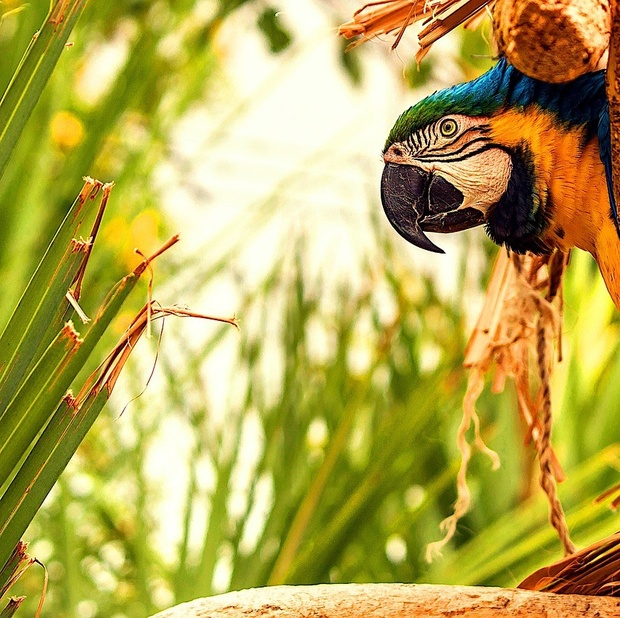
#> input picture img1.jpg, 620 x 618 px, shrunk from 855 x 853 before the run
$ python main.py
#> lines starting #> are read from the running program, lines starting #| are printed output that depends on the picture
import cv2
import numpy as np
import sys


class DoingPanorama:
    def __init__(self, images):
        self.images = images
        self.matches = None
        self.img1 = None
        self.img2 = None
        self.img3 = None
        self.src_pts = None
        self.dst_pts = None
        self.bestmatches = None
        self.homography = None
        self.stitcher = None

    def features_extraction(self):
        # we are reading images
        # The flag 1 specifies that the image should be read in color mode.
        # The flag 0 specifies that the image should be read in grayscale mode.
        self.images = ["img1.jpg", "img2.jpg"]
        img1 = cv2.imread('img1.jpg', 1)
#> img1 is the input picture: shape (618, 620, 3); mean B, G, R 82.2, 169.8, 183.6
        img2 = cv2.imread('img2.jpg', 1)
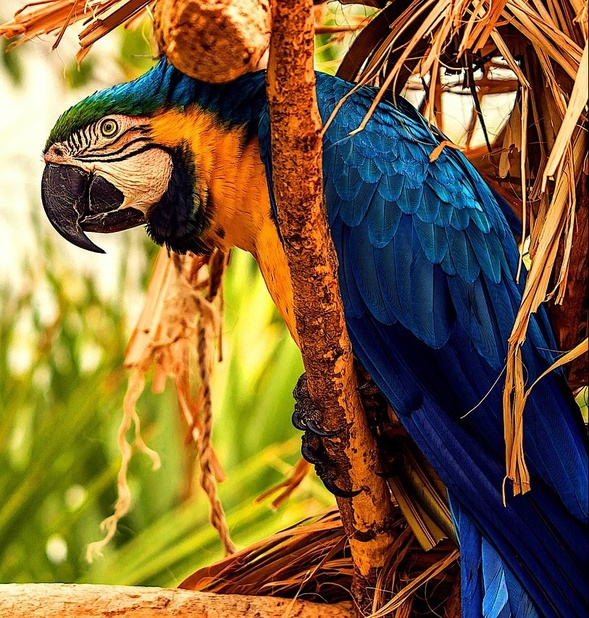
#> input picture img2.jpg, 589 x 618 px, shrunk from 813 x 853 before the run
#> img2 is the input picture: shape (618, 589, 3); mean B, G, R 57.5, 100.6, 125.6

        # remove colors on the two images
        img1 = cv2.cvtColor(img1, cv2.IMREAD_COLOR)
        img2 = cv2.cvtColor(img2, cv2.IMREAD_COLOR)
        # Using sift for recovering features of images
        sift = cv2.xfeatures2d.SIFT_create()

        # calculates characteristic points between the two images
        # none want means no mask image should be used.
        #
        # A mask image is a grayscale image that is used to specify the regions of an image
        # to extract features from
        # descriptor is a vector that describes the local appearance of an image around a keypoint.
        keypoints_1, descriptors_1 = sift.detectAndCompute(img1, None)
#> keypoints_1 = 1556 keypoints; strongest (x, y, size): (442, 251, 3.2), (445, 214, 2.1), (415, 137, 2.9), (430, 161, 2.3)
        keypoints_2, descriptors_2 = sift.detectAndCompute(img2, None)
#> keypoints_2 = 2550 keypoints; strongest (x, y, size): (474, 65, 2.3), (102, 251, 3.3), (106, 214, 2.1), (363, 67, 2.3)

        # find the features matching
        # A Brute Force Matcher is a type of feature matcher
        # that compares all possible pairs of features between two images.
        brute_force_matcher = cv2.BFMatcher(cv2.NORM_L1, crossCheck=True)
        # Match feature points between images.
        matches = brute_force_matcher.match(descriptors_1, descriptors_2)
#> matches = 977 matches
        # making a sort according to the distance
        matches = sorted(matches, key = lambda x: x.distance)
        num_matches = 50
        self.best_matches = matches[:num_matches]
#> self.best_matches = 50 matches
        # Extract the coordinates of the corresponding points in the two images:
        # It creates a list of points src_pts.
        # Each point in the list is the pt attribute of a keypoint in keypoints_1.
        # The reshape() method of a NumPy array reshapes the array to have the specified dimensions.
        # The -1 dimension in the (-1, 1, 2) shape specifies that the first dimension should be

        src_pts = np.float32([keypoints_1[m.queryIdx].pt for m in self.best_matches]).reshape(-1, 1, 2)
#> src_pts = 50 rows, first 8: [471.1, 154.2], [468.9, 158.9], [443.4, 152.2], [516.6, 26.05], [441.6, 251.4], [439.6, 152], [516.6, 26.05], [493.5, 58.77]
        #
        dst_pts = np.float32([keypoints_2[m.trainIdx].pt for m in self.best_matches]).reshape(-1, 1, 2)
#> dst_pts = 50 rows, first 8: [131.5, 154.2], [129.4, 158.9], [103.9, 152.2], [177.2, 26.01], [102.1, 251.4], [100.2, 152], [177.2, 26.01], [154, 58.78]
        # Draw the results of features comparisons and slice of a big number of correspondence
        img3 = cv2.drawMatches(img1, keypoints_1, img2, keypoints_2, self.best_matches, img2, flags=2)
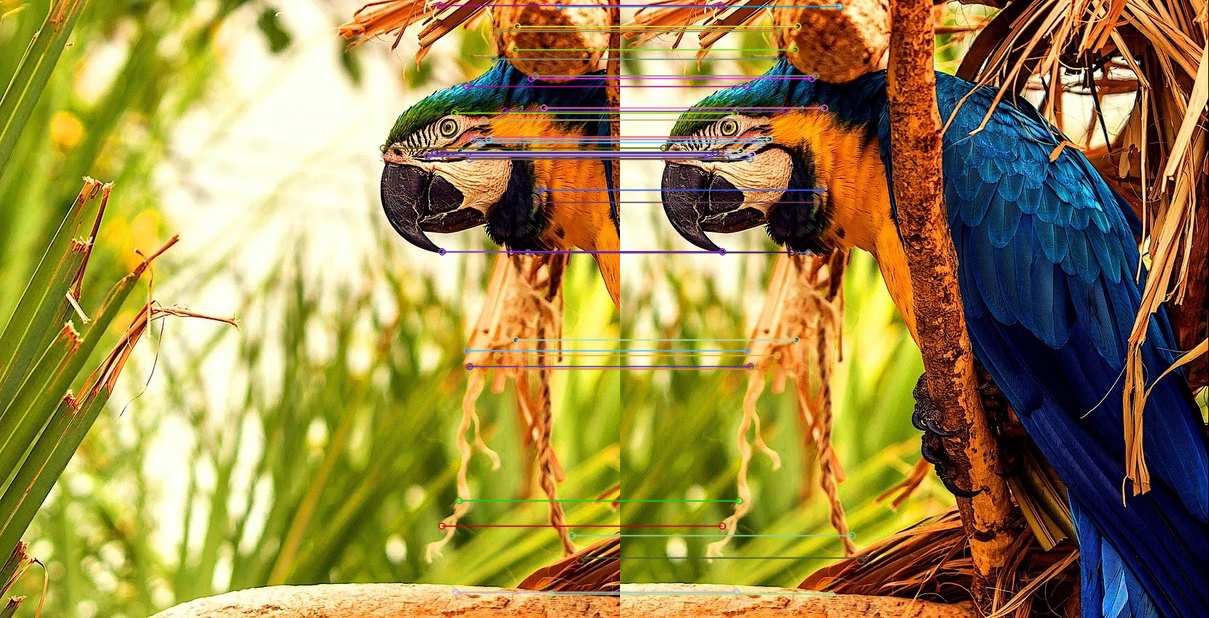
#> img3: shape (618, 1209, 3); mean B, G, R 71.6, 135.9, 154.7
        # plt.imshow(img3), plt.show()

        self.matches = matches
#> self.matches = 977 matches
        self.img1 = img1
        self.img2 = img2
        self.img3 = img3
        self.src_pts = src_pts
#> self.src_pts has the same summary as src_pts
        self.dst_pts = dst_pts
#> self.dst_pts has the same summary as dst_pts

    # Estimate the homography matrix between each pair of images
    # Homography can be used to map the corresponding points in the two images.
    # This mapping can be used to stitch the two images together

    def estimate_homography(self):
        # Estimate the homography matrix between each pair of images
        self.homography, _ = cv2.findHomography(self.src_pts, self.dst_pts, cv2.RANSAC, 5.0)
#> self.homography = [[1, -8.52e-05, -339.3], [5.31e-05, 1, -0.0368], [2.04e-07, -6.79e-08, 1]]
        # homography = cv2.estimateAffine2D(self.img1[0][self.bestmatches], self.img2[0][self.bestmatches])
        # print(self.homography)

    # Distort images using homography matrices to align them
    def wrapped_image(self):
        wrapped_image = cv2.warpPerspective(self.img1, self.homography, (self.img2.shape[1], self.img2.shape[0]))
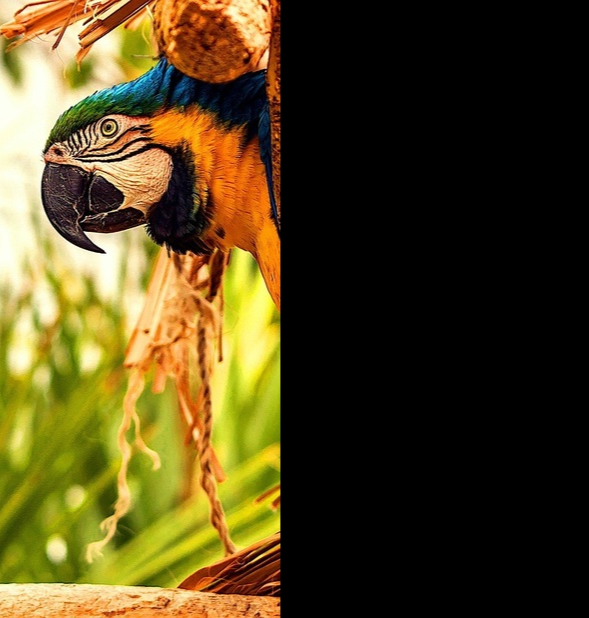
#> wrapped_image: shape (618, 589, 3); mean B, G, R 29, 68.8, 82.3
        # The cv2.addWeighted() function will combine the two aligned images to create a panorama.
        # blends the two images wrapped_image and self.img2 together to create a new image img_blended.
        # The cv2.addWeighted() function takes four arguments:
        #
        # The first image to blend.
        # The weight of the first image.
        # The second image to blend.
        # The weight of the second image.
        # The gamma correction value.
        # The cv2.addWeighted() function will calculate a weighted average of the two input images,
        # using the specified weights.
        # The gamma correction value is used to adjust the brightness and contrast of the blended image.:
        img_blended = cv2.addWeighted(wrapped_image, 0.2, self.img2, 0.2, 0.3)
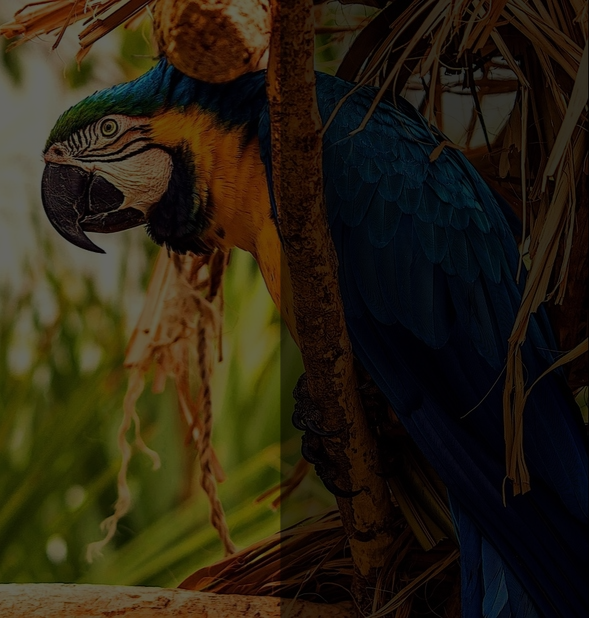
#> img_blended: shape (618, 589, 3); mean B, G, R 17.6, 34.2, 41.9
        # Blend the two images together

        # Display the blended image
        # cv2.imshow('Blended Image', img_blended)

        # Wait for the user to press a key before closing the window
        # cv2.waitKey(0)

        # Close all windows
        # cv2.destroyAllWindows()


    def create_panorama(self):
        imgs = []
        try:
            # creation of an array of images containing  images


            # load images
            for img_name in self.images:
                # reading of every image in images
                # After reading in the image data will be stored in a cv::Mat object.
                img = cv2.imread(cv2.samples.findFile(img_name))

                # a check is executed,
                # if the image was loaded correctly.
                if img is None:
                    print("can't read image " + img_name)
                    sys.exit(-1)
                #  store every img in imgs
                imgs.append(img)
            # the goal it's to create and store the parameters of the panorama in stitcher
            stitcher = cv2.Stitcher.create(cv2.Stitcher_PANORAMA)

            status, pano = stitcher.stitch(imgs)
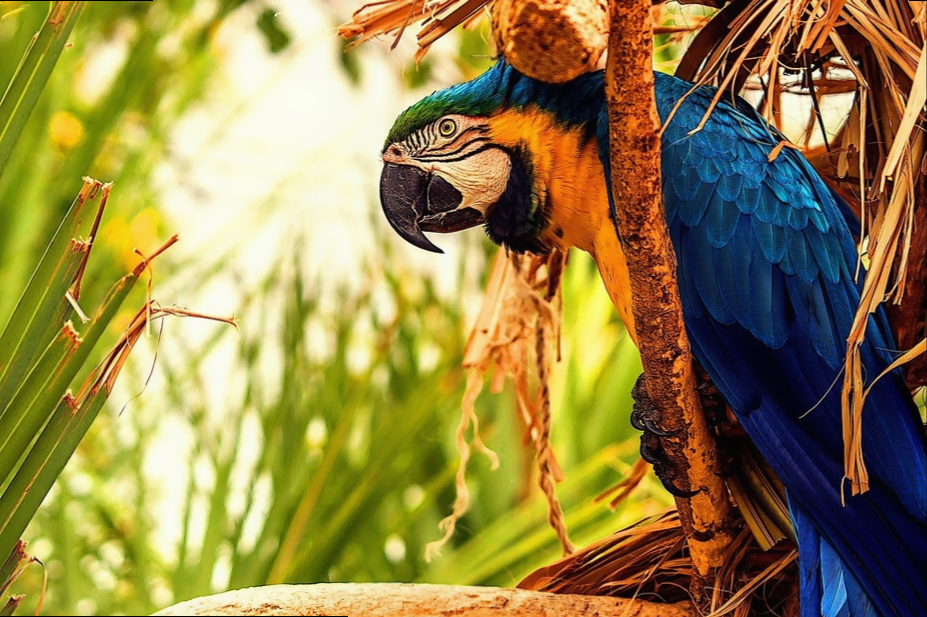
#> pano: shape (617, 927, 3); mean of channels 0, 1, 2 72.2, 132.3, 148.7; drawn as B, G, R
#> status = 0

            if status != cv2.Stitcher_OK:
                print("Can't stitch images, error code = %d" % status)
                sys.exit(-1)
            # recordering the panorama in result.jpg
            print("stitching completed successfully. %s saved!" % 'result.jpg')

            print('Done')
            cv2.imwrite('result.jpg', pano)
            cv2.imshow('result.jpg', pano)
            cv2.waitKey(0)
            # To close the window before the user presses a key,
            cv2.destroyAllWindows()

        except Exception as ex:
            print(ex)

new_panorama = DoingPanorama("img11.jpg")
new_panorama.features_extraction()
new_panorama.estimate_homography()
new_panorama.wrapped_image()
new_panorama.create_panorama()
